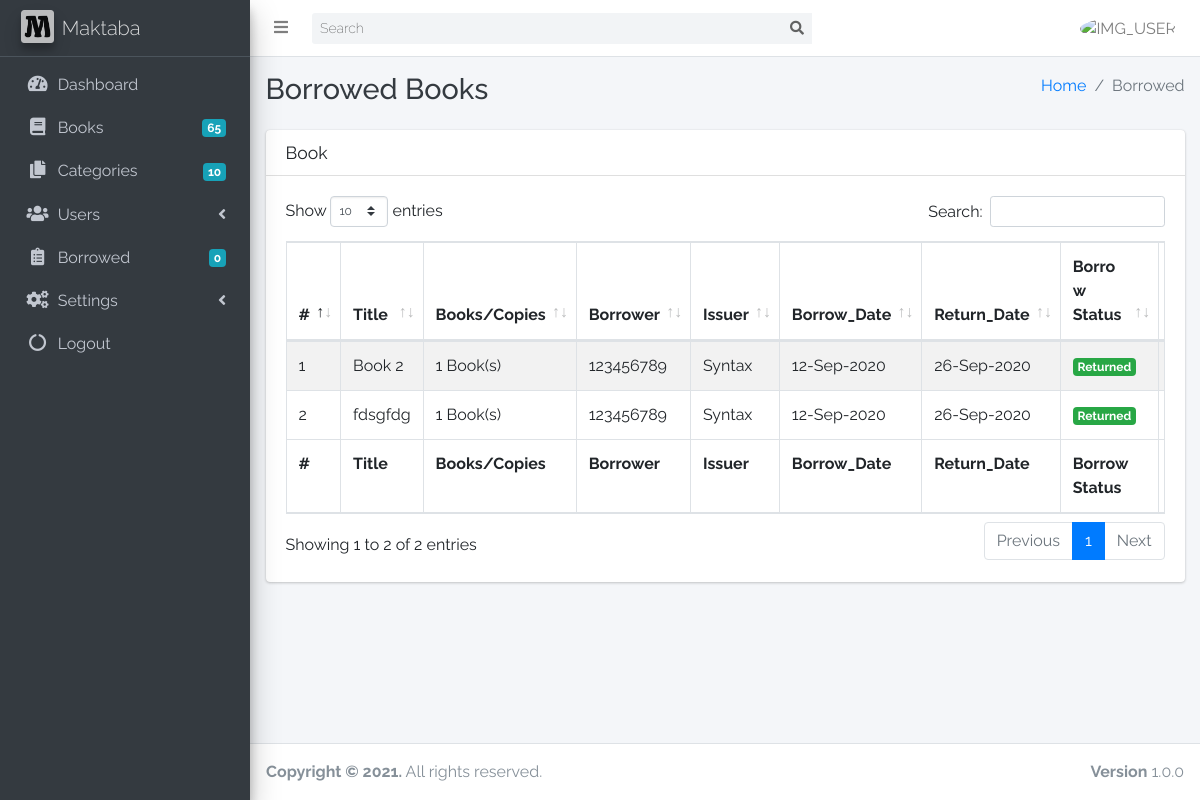
The page /borrowed.php on the database its author committed.
### tables this page shows
CREATE TABLE `l_borrowed` (
  `id` int(11) NOT NULL,
  `book_id` varchar(100) DEFAULT NULL,
  `student_id` varchar(100) DEFAULT NULL,
  `borrow_status` varchar(100) DEFAULT NULL,
  `issued_by` varchar(100) DEFAULT NULL,
  `books` int(100) DEFAULT NULL,
  `borrow_date` datetime DEFAULT NULL,
  `return_date` datetime DEFAULT NULL
);

CREATE TABLE `l_books` (
  `id` int(11) NOT NULL,
  `title` varchar(100) DEFAULT NULL,
  `author` varchar(100) DEFAULT NULL,
  `isbn` varchar(100) DEFAULT NULL,
  `books` int(11) NOT NULL DEFAULT 0,
  `publisher_name` varchar(100) DEFAULT NULL,
  `category` varchar(100) DEFAULT NULL,
  `status` varchar(100) DEFAULT NULL,
  `added_by` varchar(100) DEFAULT NULL,
  `added_date` timestamp NOT NULL DEFAULT current_timestamp() ON UPDATE current_timestamp()
);

CREATE TABLE `l_student` (
  `id` int(11) NOT NULL,
  `f_name` varchar(100) DEFAULT NULL,
  `m_name` varchar(100) DEFAULT NULL,
  `l_name` varchar(100) DEFAULT NULL,
  `adm_no` varchar(100) DEFAULT NULL,
  `username` varchar(100) DEFAULT NULL,
  `pass` varchar(100) DEFAULT NULL,
  `class` varchar(100) DEFAULT NULL,
  `borrowed` varchar(100) DEFAULT NULL,
  `owed` varchar(100) DEFAULT NULL,
  `status` varchar(100) DEFAULT NULL,
  `added_by` varchar(100) DEFAULT NULL,
  `added_date` timestamp NOT NULL DEFAULT current_timestamp() ON UPDATE current_timestamp()
);

CREATE TABLE `l_staff` (
  `id` int(11) NOT NULL,
  `f_name` varchar(100) DEFAULT NULL,
  `l_name` varchar(100) DEFAULT NULL,
  `email` varchar(100) DEFAULT NULL,
  `phone` varchar(100) DEFAULT NULL,
  `id_no` varchar(100) DEFAULT NULL,
  `username` varchar(100) DEFAULT NULL,
  `pass` varchar(100) DEFAULT NULL,
  `user_group` varchar(100) DEFAULT NULL,
  `status` varchar(100) DEFAULT NULL,
  `avatar` varchar(100) DEFAULT NULL,
  `added_by` varchar(100) DEFAULT NULL,
  `added_date` timestamp NOT NULL DEFAULT current_timestamp() ON UPDATE current_timestamp()
);

### borrowed.php (the view, shortened to what this page needs)
<?php include 'controllers/base/head.php'; ?>
<body class="hold-transition sidebar-mini layout-fixed layout-navbar-fixed layout-footer-fixed">
<div class="wrapper">
    <?php include 'controllers/nav/nav.php'; ?>
    <?php include 'controllers/nav/side.nav.php'; ?>
    <div class="content-wrapper">
        <div class="content-header">
            <div class="container-fluid">
                <div class="row mb-2">
                    <div class="col-sm-6">
                        <h1 class="m-0 text-dark">Borrowed Books</h1>
                    </div>
                    <div class="col-sm-6">
                        <ol class="breadcrumb float-sm-right">
                            <li class="breadcrumb-item"><a href="home?a=d">Home</a></li>
                            <li class="breadcrumb-item active">Borrowed</li>
                        </ol>
                    </div>
                </div>
            </div>
        </div>
        <section class="content">
            <div class="container-fluid">
                <div class="row">
                    <div class="col-12">
                        <div class="card">
                            <div class="card-header">
                                <h3 class="card-title">Book </h3>
                            </div>
                            <div class="card-body">
                                <table id="example1" class="table table-responsive table-bordered table-striped">
                                    <thead>
                                    <tr>
                                        <th scope="col">#</th>
                                        <th scope="col">Title</th>
                                        <th scope="col">Books/Copies</th>
                                        <th scope="col">Borrower</th>
                                        <th scope="col">Issuer</th>
                                        <th scope="col">Borrow_Date</th>
                                        <th scope="col">Return_Date</th>
                                        <th scope="col">Borrow Status</th>
                                        <th scope="col">Action</th>
                                    </tr>
                                    </thead>
                                    <tbody>
                                    <?php
                                    $i=1;
                                    $st = getTable('l_borrowed');
                                    while($sts = mysqli_fetch_object($st)){ ?>
                                        <tr>
                                            <td><?php echo $i; ?></td>
                                            <td><?php echo getValue("l_books","id='$sts->book_id'",'title'); ?></td>
                                            <td><?php echo $sts->books." Book(s)"; ?></td>
                                            <td><?php echo getValue('l_student',"id='$sts->student_id'",'adm_no'); ?></td>
                                            <td><?php echo getValue('l_staff', "id='$sts->issued_by'","username"); ?></td>
                                            <td><?php echo date("d-M-Y", strtotime($sts->borrow_date)); ?></td>
                                            <td><?php echo date("d-M-Y", strtotime($sts->return_date)); ?></td>
                                            <td><?php echo getBorrowStatus($sts->borrow_status,$sts->return_date)?></td>
                                            <td>
                                            </td>
                                        </tr>
                                        <?php $i++; } ?>
                                    </tbody>
                                    <tfoot>
                                    <tr>
                                        <th scope="col">#</th>
                                        <th scope="col">Title</th>
                                        <th scope="col">Books/Copies</th>
                                        <th scope="col">Borrower</th>
                                        <th scope="col">Issuer</th>
                                        <th scope="col">Borrow_Date</th>
                                        <th scope="col">Return_Date</th>
                                        <th scope="col">Borrow Status</th>
                                        <th scope="col">Action</th>
                                    </tr>
                                    </tfoot>
                                </table>
                            </div>
                        </div>
                    </div>
                </div>
            </div>
        </section>
    </div>
    <?php include 'controllers/base/footer.php'; ?>
</div>
</body>
</html>

### includes/data.php (shortened to what this page needs)
<?php
    function getBorrowStatus($status='',$returnDt){
        switch($status){
            case "2":
                return "<span class=\"badge badge-success\">Returned</span>";
                break;
        }
    }
    function getTable($table, $cols='*'){
        global $con; $all =array();
        $q = "SELECT $cols FROM $table";
        $r = mysqli_query($con,$q);
        return $r;
    }
    function getValue($table,$conditions, $col){
        global $con;
        $q = "SELECT $col FROM $table WHERE $conditions";
        $r = mysqli_fetch_assoc(mysqli_query($con,$q));
        return $r[$col];
    }

### controllers/base/css.php (style rules this page uses)
body { font-family: 'Raleway', sans-serif !important; }

### rows shown on the page
l_borrowed: book.title "Book 2", books "1", student.adm_no "123456789", issued_by.username "Syntax", borrow_date "12-Sep-2020", return_date "26-Sep-2020", borrow_status "Returned"
l_borrowed: book.title "fdsgfdg", books "1", student.adm_no "123456789", issued_by.username "Syntax", borrow_date "12-Sep-2020", return_date "26-Sep-2020", borrow_status "Returned"

### other values the page prints
getTotal('l_books',"status='1'",'books') "65"
getCount('l_category',"id>0") "10"
getCount('l_borrowed',"borrow_status='1'") "0"
